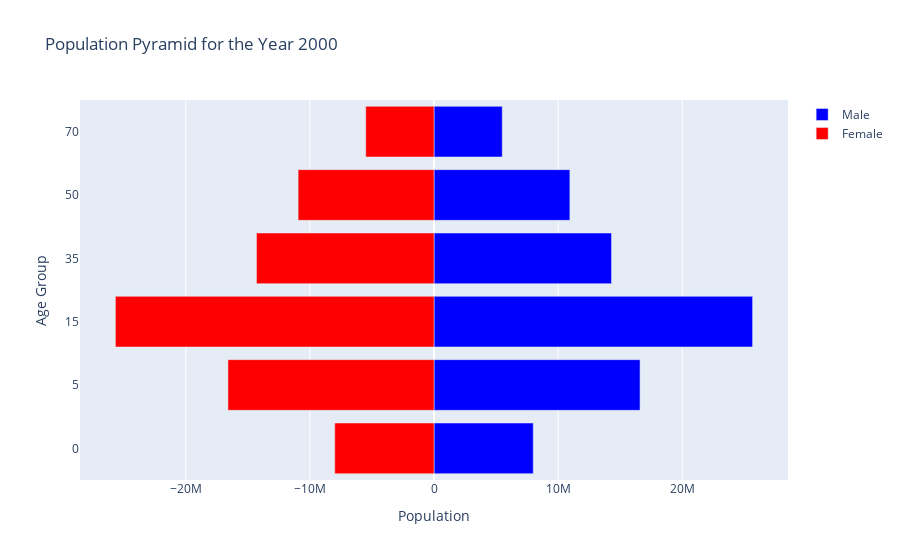

Notebook code cell kept with this figure:
### Code cell
def plot_population_pyramid_plotly(year, df):
    """
    Plots the population pyramid for a given year using Plotly.

    :param year: Year for which the population pyramid is to be plotted.
    :param df: DataFrame containing the population data.
    """

    # Find the row in the DataFrame that is closest to the requested year
    closest_year_data = df.iloc[year]

    # Define the age groups
    age_groups = ['0', '5', '15', '35', '50', '70']

    # Extracting population data for the closest year
    population_female = [-closest_year_data[f'total_populationXage_{age}Xgender_female'] for age in age_groups]
    population_male = [closest_year_data[f'total_populationXage_{age}Xgender_male'] for age in age_groups]

    # Create the figure
    fig = go.Figure()

    # Add traces for male and female populations
    fig.add_trace(go.Bar(
        y=age_groups,
        x=population_male,
        name='Male',
        orientation='h',
        marker=dict(color='blue')
    ))

    fig.add_trace(go.Bar(
        y=age_groups,
        x=population_female,
        name='Female',
        orientation='h',
        marker=dict(color='red')
    ))

    # Update layout
    fig.update_layout(
        title=f'Population Pyramid for the Year {year}',
        xaxis_title="Population",
        yaxis_title="Age Group",
        barmode='relative',
        bargap=0.2
    )

    # Show the figure
    fig.show()

# Example usage of the function
plot_population_pyramid_plotly(2000, pop)

### Figure 1 — Plotly figure (JSON) as saved in the notebook; plotly's stock layout.template omitted (floating-point values rounded to 4 significant figures)
{"data": [{"marker": {"color": "blue"}, "name": "Male", "orientation": "h", "type": "bar", "x": [7997000.0, 16600000.0, 25670000.0, 14300000.0, 10950000.0, 5500000.0], "y": ["0", "5", "15", "35", "50", "70"]}, {"marker": {"color": "red"}, "name": "Female", "orientation": "h", "type": "bar", "x": [-7997000.0, -16600000.0, -25670000.0, -14300000.0, -10950000.0, -5500000.0], "y": ["0", "5", "15", "35", "50", "70"]}], "layout": {"bargap": 0.2, "barmode": "relative", "title": {"text": "Population Pyramid for the Year 2000"}, "xaxis": {"title": {"text": "Population"}}, "yaxis": {"title": {"text": "Age Group"}}}}
